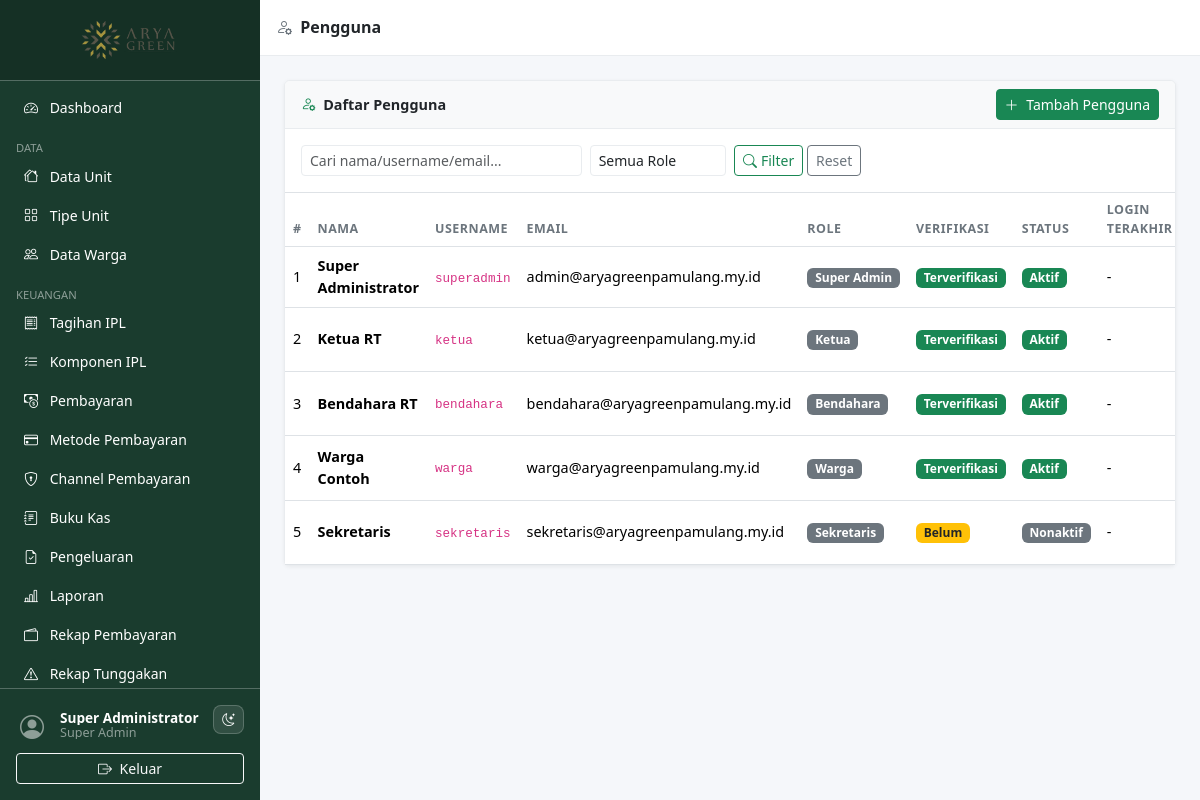
The page /pages/users/index.php (signed in) on the database its author committed.
### tables this page shows
CREATE TABLE `users` (
  `id`                 INT UNSIGNED AUTO_INCREMENT PRIMARY KEY,
  `role_id`            INT UNSIGNED NOT NULL DEFAULT 4,
  `name`               VARCHAR(150) NOT NULL,
  `username`           VARCHAR(80)  NOT NULL UNIQUE,
  `email`              VARCHAR(150) NOT NULL UNIQUE,
  `password`           VARCHAR(255) DEFAULT NULL,
  `email_verified_at`  DATETIME     DEFAULT NULL,
  `verification_token` VARCHAR(100) DEFAULT NULL,
  `reset_token`        VARCHAR(100) DEFAULT NULL,
  `reset_token_expires`DATETIME     DEFAULT NULL,
  `is_active`          TINYINT(1)   NOT NULL DEFAULT 1,
  `last_login`         DATETIME     DEFAULT NULL,
  `created_at`         TIMESTAMP    DEFAULT CURRENT_TIMESTAMP,
  `updated_at`         TIMESTAMP    DEFAULT CURRENT_TIMESTAMP ON UPDATE CURRENT_TIMESTAMP,
  FOREIGN KEY (`role_id`) REFERENCES `roles`(`id`) ON UPDATE CASCADE
);

CREATE TABLE `roles` (
  `id`         INT UNSIGNED AUTO_INCREMENT PRIMARY KEY,
  `name`       VARCHAR(50) NOT NULL UNIQUE,
  `label`      VARCHAR(100) NOT NULL,
  `created_at` TIMESTAMP DEFAULT CURRENT_TIMESTAMP
);

### includes/functions.php (called while the page is built, shortened)
<?php
function e(mixed $v): string {
    return htmlspecialchars((string)$v, ENT_QUOTES | ENT_SUBSTITUTE, 'UTF-8');
}
function clean(string $v): string {
    return trim(strip_tags($v));
}
function paginate(int $total, int $per_page, int $current): array {
    $total_pages = (int)ceil($total / $per_page);
    $offset      = ($current - 1) * $per_page;
    return [
        'total'       => $total,
        'per_page'    => $per_page,
        'current'     => $current,
        'total_pages' => $total_pages,
        'offset'      => max(0, $offset),
    ];
}

### includes/auth.php (called while the page is built, shortened)
<?php
require_once __DIR__ . '/functions.php';
function auth_user(): array {
    return $_SESSION['auth_user'] ?? [];
}
function can(string $permission): bool {
    return in_array($permission, $_SESSION['permissions'] ?? [], true);
}

### pages/users/index.php (the view, shortened to what this page needs)
<?php
require_once __DIR__ . '/../../includes/auth.php';
require_once __DIR__ . '/../../includes/functions.php';
$db = db();
$search = clean($_GET['q'] ?? '');
$page   = max(1,(int)($_GET['page'] ?? 1));
$per    = 15;
$where  = ['1=1'];
$params = [];
$types  = '';
$wsql = implode(' AND ', $where);
$cnt = $db->prepare("SELECT COUNT(*) FROM users u WHERE {$wsql}");
$cnt->execute();
$total = $cnt->get_result()->fetch_row()[0];
$pag   = paginate($total, $per, $page);
$stmt = $db->prepare(
    "SELECT u.*, r.label AS role_label FROM users u
     JOIN roles r ON r.id=u.role_id
     WHERE {$wsql} ORDER BY u.created_at DESC LIMIT ? OFFSET ?"
);
$fp = array_merge($params, [$per, $pag['offset']]);
$stmt->bind_param($types.'ii', ...$fp);
$stmt->execute();
$users = $stmt->get_result()->fetch_all(MYSQLI_ASSOC);
include __DIR__ . '/../../includes/header.php';
include __DIR__ . '/../../includes/sidebar.php';
?>
<div class="content-wrapper">
  <div class="topbar d-flex align-items-center px-3 gap-2">
    <h6 class="mb-0 fw-semibold"><i class="bi bi-person-gear me-1 text-secondary"></i> Pengguna</h6>
  </div>
  <div class="main-content">
    <div class="card">
      <div class="card-header d-flex flex-wrap gap-2 align-items-center justify-content-between">
        <span><i class="bi bi-person-gear me-1 text-success"></i> Daftar Pengguna</span>
        <?php if (can('users.create')): ?>
          <a href="form.php" class="btn btn-success btn-sm"><i class="bi bi-plus-lg me-1"></i> Tambah Pengguna</a>
        <?php endif; ?>
      </div>
      <div class="card-body border-bottom">
        <form method="GET" class="row g-2">
          <div class="col-md-4">
            <input type="text" name="q" class="form-control form-control-sm"
                   placeholder="Cari nama/username/email..." value="<?= e($search) ?>">
          </div>
          <div class="col-md-2">
            <select name="role_id" class="form-select form-select-sm">
              <option value="">Semua Role</option>
            </select>
          </div>
          <div class="col-auto">
            <button class="btn btn-sm btn-outline-success"><i class="bi bi-search me-1"></i>Filter</button>
            <a href="index.php" class="btn btn-sm btn-outline-secondary">Reset</a>
          </div>
        </form>
      </div>
      <div class="card-body p-0">
        <div class="table-responsive">
          <table class="table table-hover mb-0">
            <thead><tr>
              <th>#</th><th>Nama</th><th>Username</th><th>Email</th>
              <th>Role</th><th>Verifikasi</th><th>Status</th><th>Login Terakhir</th><th>Aksi</th>
            </tr></thead>
            <tbody>
            <?php if (empty($users)): ?>
              <tr><td colspan="9" class="text-center text-muted py-4">Tidak ada pengguna.</td></tr>
            <?php else: foreach ($users as $i => $u): ?>
              <tr>
                <td><?= $pag['offset']+$i+1 ?></td>
                <td><strong><?= e($u['name']) ?></strong></td>
                <td><code><?= e($u['username']) ?></code></td>
                <td><?= e($u['email']) ?></td>
                <td><span class="badge bg-secondary"><?= e($u['role_label']) ?></span></td>
                <td><?= $u['email_verified_at'] ? '<span class="badge bg-success">Terverifikasi</span>' : '<span class="badge bg-warning text-dark">Belum</span>' ?></td>
                <td><?= $u['is_active'] ? '<span class="badge bg-success">Aktif</span>' : '<span class="badge bg-secondary">Nonaktif</span>' ?></td>
                <td><?= $u['last_login'] ? fmt_date($u['last_login'], 'd M Y H:i') : '-' ?></td>
              </tr>
            <?php endforeach; endif; ?>
            </tbody>
          </table>
        </div>
      </div>
    </div>
  </div>
<?php include __DIR__ . '/../../includes/footer.php'; ?>

### includes/header.php (shortened to what this page needs)
<?php
$current_user = auth_user();
?>
<!DOCTYPE html>
<html lang="id">
<head>
  <link rel="stylesheet" href="https://cdn.jsdelivr.net/npm/bootstrap@5.3.8/dist/css/bootstrap.min.css">
  <link rel="stylesheet" href="https://cdn.jsdelivr.net/npm/bootstrap-icons@1.13.2/font/bootstrap-icons.min.css">
  <link rel="stylesheet" href="https://cdn.jsdelivr.net/npm/tom-select@2.3.1/dist/css/tom-select.bootstrap5.min.css">
  <link rel="stylesheet" href="<?= APP_URL ?>/assets/css/style.css">
</head>
<body>
<div class="wrapper d-flex">

### includes/sidebar.php (shortened to what this page needs)
<?php
$current_uri = $_SERVER['REQUEST_URI'] ?? '';
function nav_active(string $path): string {
    global $current_uri;
    return str_contains($current_uri, $path) ? ' active' : '';
}
?>
<nav id="sidebar" class="sidebar d-flex flex-column flex-shrink-0 p-0">
  <a href="<?= APP_URL ?>/pages/dashboard.php"
     class="d-flex align-items-center justify-content-center p-3 text-white text-decoration-none sidebar-brand"
     title="<?= e(APP_NAME) ?>">
    <img src="<?= APP_URL ?>/assets/images/logo.png" alt="<?= e(APP_NAME) ?>" class="sidebar-logo">
  </a>
  <hr class="text-white m-0">
  <div class="nav-scroll">
    <ul class="nav nav-pills flex-column px-2 py-2">
    <?php if (can('dashboard.view')): ?>
    <li class="nav-item">
      <a href="<?= APP_URL ?>/pages/dashboard.php"
         class="nav-link text-white<?= nav_active('/dashboard') ?>">
        <i class="bi bi-speedometer2 me-2"></i> Dashboard
      </a>
    </li>
    <?php endif; ?>
    <?php if (can('units.view')): ?>
    <li class="nav-item mt-2">
      <small class="text-white-50 px-2 text-uppercase" style="font-size:.7rem">Data</small>
    </li>
    <li class="nav-item">
      <a href="<?= APP_URL ?>/pages/units/index.php"
         class="nav-link text-white<?= nav_active('/units/') ?>">
        <i class="bi bi-houses me-2"></i> Data Unit
      </a>
    </li>
    <li class="nav-item">
      <a href="<?= APP_URL ?>/pages/unit_types/index.php"
         class="nav-link text-white<?= nav_active('/unit_types') ?>">
        <i class="bi bi-grid me-2"></i> Tipe Unit
      </a>
    </li>
    <?php endif; ?>
    <?php if (can('residents.view')): ?>
    <li class="nav-item">
      <a href="<?= APP_URL ?>/pages/residents/index.php"
         class="nav-link text-white<?= nav_active('/residents') ?>">
        <i class="bi bi-people me-2"></i> Data Warga
      </a>
    </li>
    <?php endif; ?>
    <?php if (can('billing.view') || can('payments.view')): ?>
    <li class="nav-item mt-2">
      <small class="text-white-50 px-2 text-uppercase" style="font-size:.7rem">Keuangan</small>
    </li>
    <?php endif; ?>
    <?php if (can('billing.view')): ?>
    <li class="nav-item">
      <a href="<?= APP_URL ?>/pages/billing/index.php"
         class="nav-link text-white<?= nav_active('/billing') ?>">
        <i class="bi bi-receipt me-2"></i> Tagihan IPL
      </a>
    </li>
    <?php endif; ?>
    <?php if (can('ipl_components.view')): ?>
    <li class="nav-item">
      <a href="<?= APP_URL ?>/pages/ipl_components/index.php"
         class="nav-link text-white<?= nav_active('/ipl_components') ?>">
        <i class="bi bi-list-check me-2"></i> Komponen IPL
      </a>
    </li>
    <?php endif; ?>
    <?php if (can('payments.view')): ?>
    <li class="nav-item">
      <a href="<?= APP_URL ?>/pages/payments/index.php"
         class="nav-link text-white<?= nav_active('/payments') ?>">
        <i class="bi bi-cash-coin me-2"></i> Pembayaran
      </a>
    </li>
    <?php endif; ?>
    <?php if (can('payment_methods.manage')): ?>
    <li class="nav-item">
      <a href="<?= APP_URL ?>/pages/payment_methods/index.php"
         class="nav-link text-white<?= nav_active('/payment_methods') ?>">
        <i class="bi bi-credit-card me-2"></i> Metode Pembayaran
      </a>
    </li>
    <?php endif; ?>
    <?php if (can('payment_channels.manage')): ?>
    <li class="nav-item">
      <a href="<?= APP_URL ?>/pages/payment_channels/index.php" class="nav-link text-white<?= nav_active('/payment_channels') ?>">
        <i class="bi bi-shield-lock me-2"></i> Channel Pembayaran
      </a>
    </li>
    <?php endif; ?>
    <?php if (can('cashbook.view')): ?>
    <li class="nav-item">
      <a href="<?= APP_URL ?>/pages/cashbook/index.php"
         class="nav-link text-white<?= nav_active('/cashbook') ?>">
        <i class="bi bi-journal-text me-2"></i> Buku Kas
      </a>
    </li>
    <?php endif; ?>
    <?php if (can('expense.request') || can('expense.approve')): ?>
    <li class="nav-item">
      <a href="<?= APP_URL ?>/pages/expense/index.php"
         class="nav-link text-white<?= nav_active('/expense') ?>">
        <i class="bi bi-file-earmark-check me-2"></i> Pengeluaran
      </a>
    </li>
    <?php endif; ?>
    <?php if (can('reports.view')): ?>
    <li class="nav-item">
      <a href="<?= APP_URL ?>/pages/reports/index.php"
         class="nav-link text-white<?= nav_active('/reports/index') ?>">
        <i class="bi bi-bar-chart-line me-2"></i> Laporan
      </a>
    </li>
    <li class="nav-item">
      <a href="<?= APP_URL ?>/pages/reports/payments.php"
         class="nav-link text-white<?= nav_active('/reports/payments') ?>">
        <i class="bi bi-wallet2 me-2"></i> Rekap Pembayaran
      </a>
    </li>
    <li class="nav-item">
      <a href="<?= APP_URL ?>/pages/reports/arrears.php"
         class="nav-link text-white<?= nav_active('/reports/arrears') ?>">
        <i class="bi bi-exclamation-triangle me-2"></i> Rekap Tunggakan
      </a>
    </li>
    <?php endif; ?>
    </ul>
  </div>
  <hr class="text-white m-0">
  <div class="p-3 sidebar-footer">
    <div class="d-flex align-items-start gap-2 mb-2">
      <a href="<?= APP_URL ?>/pages/profile.php"
         class="d-flex align-items-center text-decoration-none rounded p-1 sidebar-profile-link flex-grow-1 overflow-hidden"
         title="Profil & ganti password">
        <div class="avatar-sm me-2">
          <i class="bi bi-person-circle fs-4 text-white-50"></i>
        </div>
        <div class="text-white lh-1 flex-grow-1 overflow-hidden">
          <div class="fw-semibold text-truncate" style="font-size:.85rem"><?= e($current_user['name'] ?? '') ?></div>
          <small class="text-white-50"><?= e(ucwords(str_replace('_',' ', $current_user['role'] ?? ''))) ?></small>
        </div>
      </a>
      <button type="button" class="dark-toggle sidebar-theme-toggle text-white" aria-label="Ganti tema" title="Ganti tema">
        <i class="bi bi-moon-stars"></i>
      </button>
    </div>
    <a href="<?= APP_URL ?>/auth/logout.php"
       class="btn btn-sm btn-outline-light w-100"
       onclick="return confirm('Yakin ingin keluar?')">
      <i class="bi bi-box-arrow-right me-1"></i> Keluar
    </a>
  </div>
</nav>

### includes/footer.php (shortened to what this page needs)
  </div>
</div>
</body>
</html>

### assets/css/style.css (style rules this page uses)
:root { --sidebar-width: 260px; --sidebar-bg: #1a3c2e; --sidebar-hover: #2d6a4f; --topbar-height: 56px; --page-bg: #f5f7fa; --surface: #ffffff; --surface-muted: #f8f9fa; --border-color: #e9ecef; --text-color: #212529; --muted-color: #6c757d; }
body { background: var(--page-bg); color: var(--text-color); font-size: .9rem; }
.wrapper { min-height: 100vh; }
.sidebar { width: var(--sidebar-width); height: 100vh; min-height: 0; background: var(--sidebar-bg); position: fixed; top: 0; left: 0; z-index: 1040; transition: transform .25s ease; overflow: hidden; display: flex; flex-direction: column; }
.sidebar .nav-scroll { flex: 1 1 0; height: 0; min-height: 0; overflow-y: auto; overflow-x: hidden; scrollbar-width: thin; scrollbar-color: rgba(255,255,255,.35) transparent; }
.sidebar .sidebar-footer { flex-shrink: 0; background: var(--sidebar-bg); }
.sidebar-brand { background: rgba(0,0,0,.2); }
.sidebar-logo { height: 48px; width: auto; object-fit: contain; }
.sidebar .nav-link { border-radius: 6px; margin-bottom: 2px; font-size: .875rem; }
.content-wrapper { margin-left: var(--sidebar-width); width: calc(100% - var(--sidebar-width)); min-height: 100vh; display: flex; flex-direction: column; }
.topbar { height: var(--topbar-height); background: var(--surface); border-bottom: 1px solid var(--border-color); color: var(--text-color); position: sticky; top: 0; z-index: 1030; }
.main-content { flex: 1; padding: 1.5rem; }
.card { border: 1px solid var(--border-color); background: var(--surface); box-shadow: 0 1px 4px rgba(0,0,0,.06); }
.card-header { background: var(--surface-muted); border-bottom: 1px solid var(--border-color); font-weight: 600; }
.table th { font-size: .78rem; text-transform: uppercase; letter-spacing: .04em; color: var(--muted-color); font-weight: 600; }
.table td { vertical-align: middle; }
.badge { font-size: .75rem; padding: .35em .65em; }
.form-control, .form-select { background: var(--surface); border-color: var(--border-color); color: var(--text-color); }
.dark-toggle { background: transparent; border: 1px solid var(--border-color); border-radius: 8px; padding: 4px 8px; font-size: .8rem; cursor: pointer; transition: background .2s, border-color .2s; }
.dark-toggle i { pointer-events: none; }
.sidebar-theme-toggle { background: rgba(255,255,255,.1); border-color: rgba(255,255,255,.2); }
.avatar-sm { width: 32px; height: 32px; }

### rows shown on the page
users: name "Super Administrator", offset "1", username "superadmin", email "admin@aryagreenpamulang.my.id", role.label "Super Admin", shows "Terverifikasi", is_active "Aktif"
users: offset "2", name "Ketua RT", username "ketua", email "ketua@aryagreenpamulang.my.id", role.label "Ketua", shows "Terverifikasi", is_active "Aktif"
users: offset "3", name "Bendahara RT", username "bendahara", email "bendahara@aryagreenpamulang.my.id", role.label "Bendahara", shows "Terverifikasi", is_active "Aktif"
users: offset "4", name "Warga Contoh", username "warga", email "warga@aryagreenpamulang.my.id", role.label "Warga", shows "Terverifikasi", is_active "Aktif"
users: offset "5", name "Sekretaris", username "sekretaris", email "sekretaris@aryagreenpamulang.my.id", role.label "Sekretaris", shows "Belum", is_active "Nonaktif"

### other values the page prints
str_replace('_',' ', $current_user['role'] ?? '') "Super Admin"
